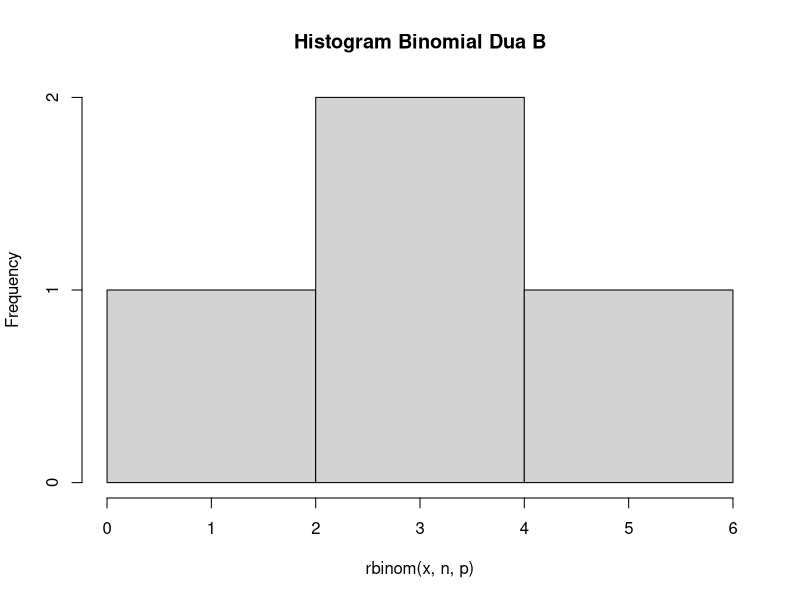

Source code (R):
# Fadel Pramaputra Maulana / 5025201260 / Probstat C

# No 2 (Distribusi Binomial)
# a
dua.a = dbinom(x <- 4, n <- 20, p <- .2)

# b
hist(rbinom(x, n, p), main = "Histogram Binomial Dua B")

# c
q = 1-p
dua.c.rataan = n * p
dua.c.varian = n * p * q



